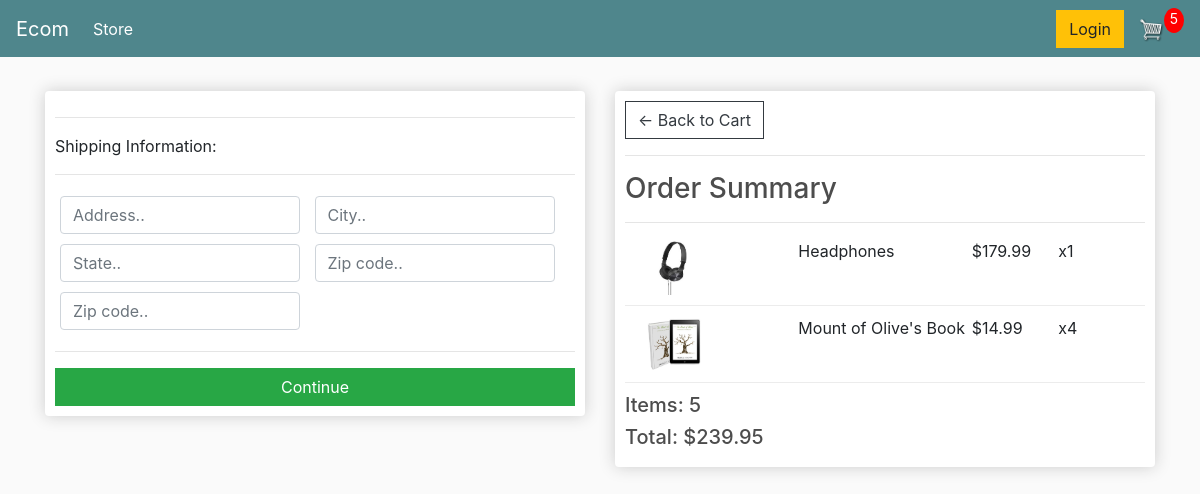
/checkout/ (signed in), run on an earlier commit of the app's database.
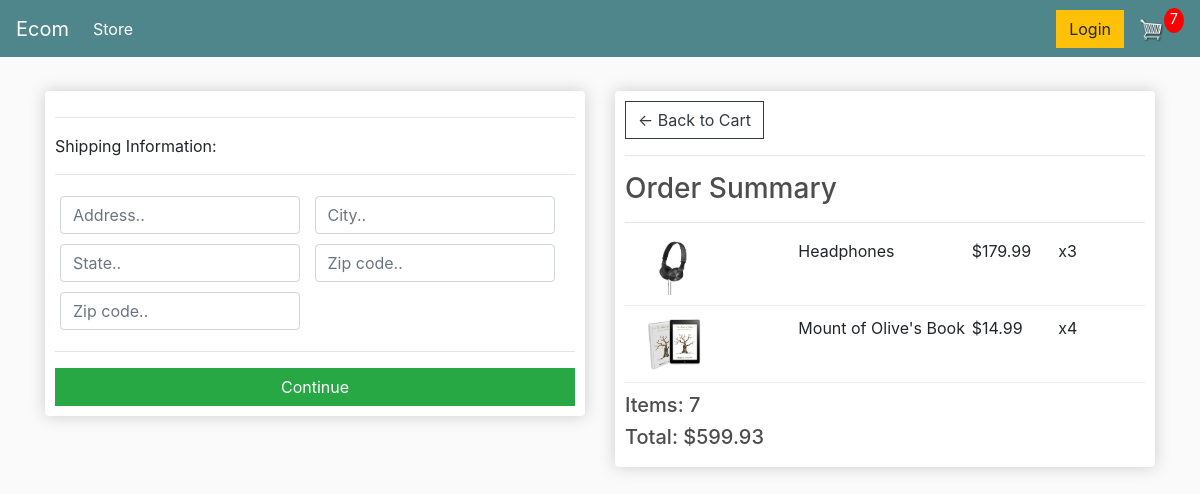
And on a later commit of the database.
### store/models.py (models this page shows, shortened)
class OrderItem(models.Model):
	product = models.ForeignKey(Product, on_delete=models.SET_NULL, null=True)
	order = models.ForeignKey(Order, on_delete=models.SET_NULL, null=True)
	quantity = models.IntegerField(default=0, null=True, blank=True)
	date_added = models.DateTimeField(auto_now_add=True)
	@property
	def get_total(self):
		total = self.product.price * self.quantity
		return total

class Order(models.Model):
	customer = models.ForeignKey(Customer, on_delete=models.SET_NULL, null=True, blank=True)
	date_ordered = models.DateTimeField(auto_now_add=True)
	complete = models.BooleanField(default=False)
	transaction_id = models.CharField(max_length=100, null=True)
	@property
	def shipping(self):
		shipping = False
		orderitems = self.orderitem_set.all()
		for i in orderitems:
			if i.product.digital == False:
				shipping = True
		return shipping
	@property
	def get_cart_total(self):
		orderitems = self.orderitem_set.all()
		total = sum([item.get_total for item in orderitems])
		return total
	@property
	def get_cart_items(self):
		orderitems = self.orderitem_set.all()
		total = sum([item.quantity for item in orderitems])
		return total

class Product(models.Model):
	name = models.CharField(max_length=200)
	price = models.DecimalField(max_digits=7,decimal_places=2)
	digital = models.BooleanField(default=False,null=True, blank=True)
	image = models.ImageField(null=True, blank=True)
	@property
	def imageURL(self):
		try:
			url = self.image.url
		except:
			url = ''
		return url

### store/views.py (the view)
# urls.py: path('checkout/', views.checkout, name="checkout"),
def checkout(request):
	if request.user.is_authenticated:
		customer = request.user.customer
		order, created = Order.objects.get_or_create(customer=customer, complete=False)
		items = order.orderitem_set.all()
		cartItems = order.get_cart_items
	else:
		items = []
		order = {'get_cart_total':0, 'get_cart_items':0, 'shipping':False}
		cartItems = order['get_cart_items']
	context = {'items':items, 'order':order, 'cartItems':cartItems}
	return render(request, 'store/checkout.html', context)

### store/templates/store/checkout.html (shortened to what this page needs)
{% extends 'store/main.html' %}
{% load static %}
{% block content %}
     <div class="row">
		<div class="col-lg-6">
			<div class="box-element" id="form-wrapper">
				<form id="form">
					<div id="shipping-info">
						<hr>
						<p>Shipping Information:</p>
						<hr>
						<div class="form-field">
							<input class="form-control" type="text" name="address" placeholder="Address..">
						</div>
						<div class="form-field">
							<input class="form-control" type="text" name="city" placeholder="City..">
						</div>
						<div class="form-field">
							<input class="form-control" type="text" name="state" placeholder="State..">
						</div>
						<div class="form-field">
							<input class="form-control" type="text" name="zipcode" placeholder="Zip code..">
						</div>
						<div class="form-field">
							<input class="form-control" type="text" name="country" placeholder="Zip code..">
						</div>
					</div>
					<hr>
					<input id="form-button" class="btn btn-success btn-block" type="submit" value="Continue">
				</form>
			</div>
			<br>
		</div>
		<div class="col-lg-6">
			<div class="box-element">
				<a  class="btn btn-outline-dark" href="{% url 'cart' %}">&#x2190; Back to Cart</a>
				<hr>
				<h3>Order Summary</h3>
				<hr>
				{% for item in items %}
				<div class="cart-row">
					<div style="flex:2"><img class="row-image" src="{{item.product.imageURL}}"></div>
					<div style="flex:2"><p>{{item.product.name}}</p></div>
					<div style="flex:1"><p>${{item.product.price|floatformat:2}}</p></div>
					<div style="flex:1"><p>x{{item.quantity}}</p></div>
				</div>
				{% endfor %}
				<h5>Items:   {{order.get_cart_items}}</h5>
				<h5>Total:   ${{order.get_cart_total|floatformat:2}}</h5>
			</div>
		</div>
	</div>
{% endblock content %}

What changed in the data, as far as the page shows it:
changed OrderItem "Headphones": quantity "1" → "3"
changed through a linked row, Order: get_cart_items "5" → "7"; get_cart_total "239.95" → "599.93"
Also different on the page:
{{ cartItems }}: "5" → "7"
